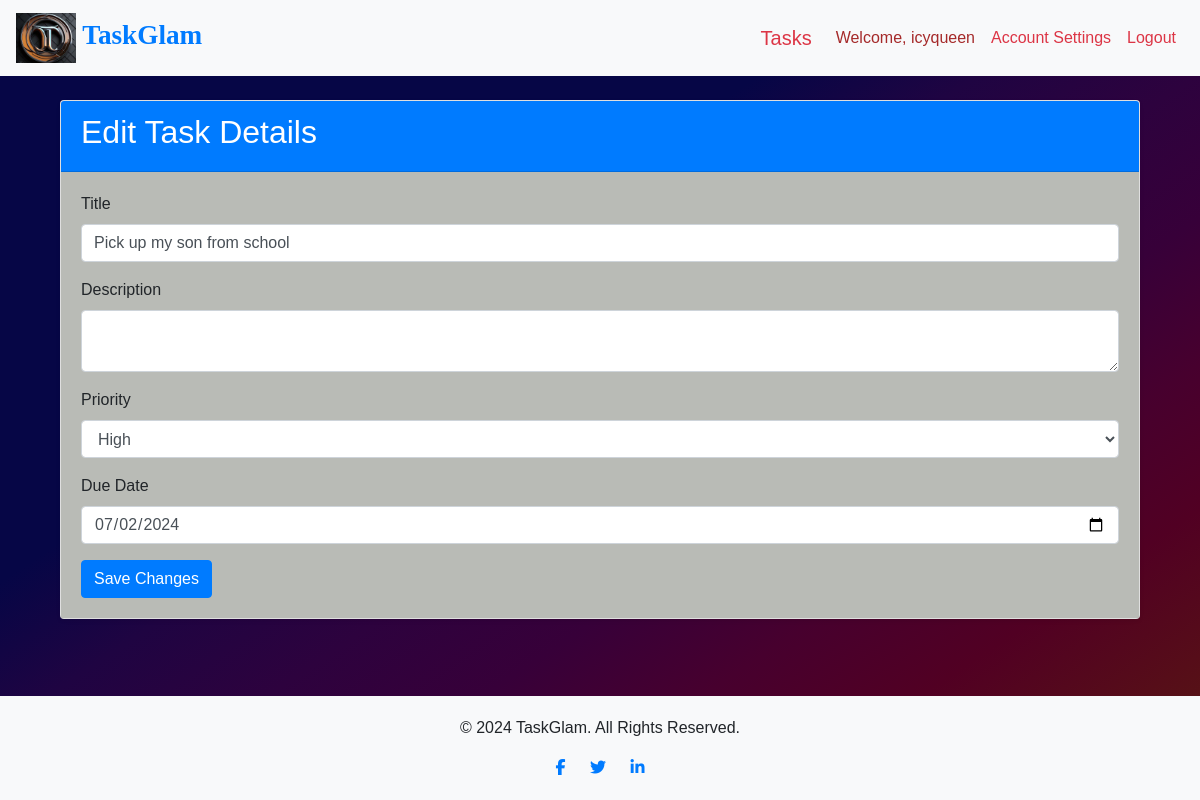
The app's page /tasks/3/edit (signed in) with its own data.
### task_manager/models.py (models this page shows, shortened)
class User(db.Model, UserMixin):
    id = db.Column(db.Integer, primary_key=True)
    username = db.Column(db.String(30), nullable=False, unique=True)
    email_address = db.Column(db.String(50), nullable=False, unique=True)
    password_hash = db.Column(db.String(60), nullable=False)
    tasks = db.relationship('Task', backref='owner', lazy=True)
    @property
    def password(self):
        """
            Dummy password property to handle password hashing.

            Returns:
                str: The password hash.
        """
        return self.password

class Task(db.Model):
    id = db.Column(db.Integer, primary_key=True)
    title = db.Column(db.String(100), nullable=False)
    description = db.Column(db.Text, nullable=False)
    priority = db.Column(db.String(50), nullable=True)
    created_at = db.Column(db.DateTime, default=datetime.utcnow)
    updated_at = db.Column(db.DateTime, onupdate=datetime.utcnow)
    due_date = db.Column(db.DateTime, nullable=True)
    completed = db.Column(db.Boolean, default=False)
    user_id = db.Column(db.Integer, db.ForeignKey('user.id'), nullable=False)

### task_manager/routes.py (the view)
@app.route('/tasks/<int:task_id>/edit', methods=['GET', 'POST'])
@login_required
def edit_task(task_id):
    task = Task.query.get_or_404(task_id)
    if task.user_id != current_user.id:
        flash("You don't have permission to edit this task.", 'danger')
        return redirect(url_for('tasks_page'))
    form = AddTaskForm()
    if form.validate_on_submit():
        task.title = form.title.data
        task.description = form.description.data
        task.priority = form.priority.data
        task.due_date = form.due_date.data
        db.session.commit()
        flash('Task updated successfully!', 'success')
        return redirect(url_for('tasks_page'))
    elif request.method == 'GET':
        form.title.data = task.title
        form.description.data = task.description
        form.priority.data = task.priority
        form.due_date.data = task.due_date
    return render_template('edit_task.html', form=form, task_id=task.id)

### task_manager/forms.py
class AddTaskForm(FlaskForm):
    title = StringField('Title', validators=[DataRequired()])
    description = TextAreaField('Description')
    priority = SelectField('Priority', choices=[('High', 'High'), ('Medium', 'Medium'), ('Low', 'Low')])
    due_date = DateField('Due Date', format='%Y-%m-%d', validators=[DataRequired()], default=datetime.utcnow)
    completed = BooleanField('Completed')
    submit = SubmitField('Add Task')

### task_manager/models.py (called while the page is built)
@login_manager.user_loader
def load_user(user_id):
    return User.query.get(int(user_id))

### task_manager/templates/edit_task.html (shortened to what this page needs)
{% extends 'base.html' %} {% block title %} Edit Task {% endblock %} {% block
content %}
<div class="container mt-4 mb-5">
  <div class="card shadow-sm">
    <div class="card-header bg-primary text-white">
      <h2>Edit Task Details</h2>
    </div>
    <div class="card-body" style="background-color: #B9BBB6">
      <form method="POST" action="{{ url_for('edit_task', task_id=task_id) }}">
        <div class="mb-3">
          {{ form.title.label(class="form-label") }} {{
          form.title(class="form-control") }}
        </div>
        <div class="mb-3">
          {{ form.description.label(class="form-label") }} {{
          form.description(class="form-control") }}
        </div>
        <div class="mb-3">
          {{ form.priority.label(class="form-label") }} {{
          form.priority(class="form-control") }}
        </div>
        <div class="mb-3">
          {{ form.due_date.label(class="form-label") }} {{
          form.due_date(class="form-control") }}
        </div>
        <button type="submit" class="btn btn-primary">Save Changes</button>
      </form>
    </div>
  </div>
</div>
{% endblock %}

### task_manager/templates/base.html (shortened to what this page needs)
<!doctype html>
<html lang="en">
   <head>
      <link
         rel="stylesheet"
         href="https://cdn.jsdelivr.net/npm/bootstrap@4.5.3/dist/css/bootstrap.min.css"
         />
      <link
         rel="stylesheet"
         href="https://cdnjs.cloudflare.com/ajax/libs/font-awesome/5.15.4/css/all.min.css"
         />
      <link
         rel="stylesheet"
         href="https://cdn.jsdelivr.net/npm/sweetalert2@11/dist/sweetalert2.min.css"
         />
   </head>
   <body class="d-flex flex-column min-vh-100">
      <header>
         <nav class="navbar navbar-expand-lg navbar-light">
            <a class="navbar-brand text-primary font-weight-bold" href="{{ url_for('home_page') }}" style="font-family: 'lora', serif; font-size: 1.7em;">
            <img
               src="{{ url_for('static', filename='images/TaskGlam-logo.png') }}"
               alt="TaskGlam Logo"
               class="img-fluid"
               width="60"
               height="50"
               />
            TaskGlam
            </a>
            <div class="collapse navbar-collapse" id="navbarNav">
               <ul class="navbar-nav ml-auto">
                  {% if current_user.is_authenticated %}
                  <li class="nav-item">
                     <a class="navbar-brand text-danger" href="{{ url_for('tasks_page') }}"
                        >Tasks</a
                        >
                  </li>
                  <li class="nav-item">
                     <a class="nav-link" style="color: brown;">Welcome, {{ current_user.username }}</a>
                  </li>
                  <li class="nav-item">
                     <a class="nav-link text-danger" href="{{ url_for('account_settings') }}"
                        >Account Settings</a
                        >
                  </li>
                  <li class="nav-item">
                     <a class="nav-link text-danger" href="{{ url_for('logout_page') }}">Logout</a>
                  </li>
               </ul>
               {% endif %}
            </div>
         </nav>
      </header>
      <main>
         <div class="container mt-4">
            {% block content %} {% endblock %}
         </div>
      </main>
      <footer class="text-center">
         <div class="container">
            <p>&copy; 2024 TaskGlam. All Rights Reserved.</p>
            <div class="social-icons">
               <a href="https://www.facebook.com/nnamani.odinaka" target="_blank"
                  ><i class="fab fa-facebook-f"></i
                  ></a>
               <a href="https://x.com/QOdinaka" target="_blank"
                  ><i class="fab fa-twitter"></i
                  ></a>
               <a
                  href="https://www.linkedin.com/in/queendarlin-nnamani"
                  target="_blank"
                  ><i class="fab fa-linkedin-in"></i
                  ></a>
            </div>
         </div>
      </footer>
   </body>
</html>

### task_manager/templates/base.html (style rules this page uses)
body { background-image: linear-gradient(to right bottom, #060646, #060646, #060646, #060646, #060646, #1f0442, #2d023e, #370039, #47002e, #510023, #560d19, #571c10); font-family: Sans-Serif, proxima Nova; }
header { background-color: #f8f9fa; }
footer { margin-top: auto; background-color: #f8f9fa; padding: 20px 0; }
.social-icons a { margin: 0 10px; }

### records on screen
User: username "icyqueen"
Task: title "Pick up my son from school", priority "High", due_date "07/02/2024"
